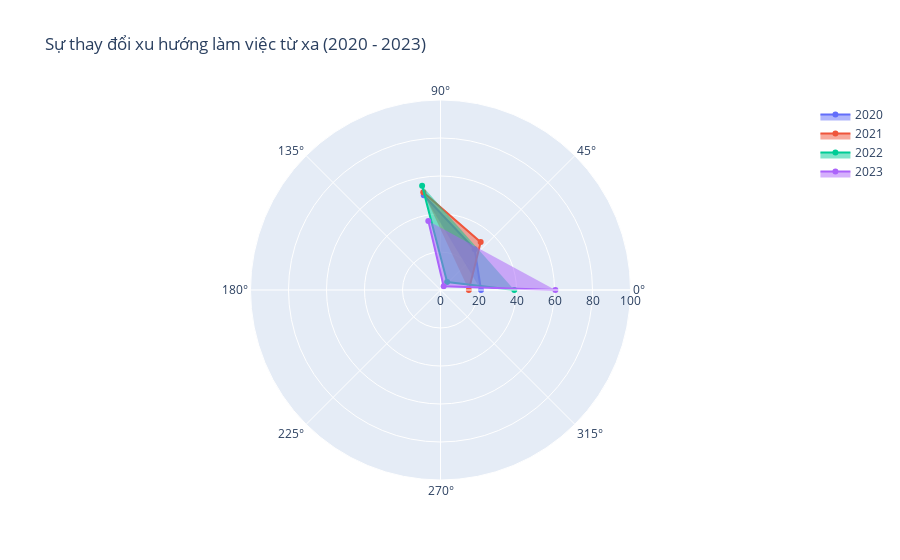

Write notebook code for a chart like this one.
### Markdown cell above
### Xu hướng làm việc từ xa (Remote Work) thay đổi thế nào qua các năm?
Sử dụng **Radar Chart** để so sánh tỷ lệ các loại hình làm việc (On-site, Hybrid, Remote) thay đổi như thế nào từ năm 2020 đến 2023.

### Code cell
import plotly.graph_objects as go

# Tạo bảng tổng hợp
remote_year = df.groupby(['work_year', 'remote_ratio']).size().reset_index(name='count')
# Pivot để có data vẽ
pivot_remote = remote_year.pivot(index='remote_ratio', columns='work_year', values='count').fillna(0)

# Chuẩn hóa về tỷ lệ %
pivot_remote_pct = pivot_remote.div(pivot_remote.sum(axis=0), axis=1) * 100

categories = pivot_remote_pct.index.tolist()
fig = go.Figure()

for year in pivot_remote_pct.columns:
    fig.add_trace(go.Scatterpolar(
        r=pivot_remote_pct[year].values,
        theta=categories,
        fill='toself',
        name=str(year)
    ))

fig.update_layout(
  polar=dict(radialaxis=dict(visible=True, range=[0, 100])),
  showlegend=True,
  title="Sự thay đổi xu hướng làm việc từ xa (2020 - 2023)"
)
fig.show()

### Figure 1 — Plotly figure (JSON) as saved in the notebook; plotly's stock layout.template omitted (floating-point values rounded to 4 significant figures)
{"data": [{"fill": "toself", "name": "2020", "r": [21.33, 28.0, 50.67], "theta": [0, 50, 100], "type": "scatterpolar"}, {"fill": "toself", "name": "2021", "r": [14.91, 32.89, 52.19], "theta": [0, 50, 100], "type": "scatterpolar"}, {"fill": "toself", "name": "2022", "r": [38.84, 5.422, 55.73], "theta": [0, 50, 100], "type": "scatterpolar"}, {"fill": "toself", "name": "2023", "r": [60.47, 2.595, 36.94], "theta": [0, 50, 100], "type": "scatterpolar"}], "layout": {"polar": {"radialaxis": {"range": [0, 100], "visible": true}}, "showlegend": true, "title": {"text": "Sự thay đổi xu hướng làm việc từ xa (2020 - 2023)"}}}
